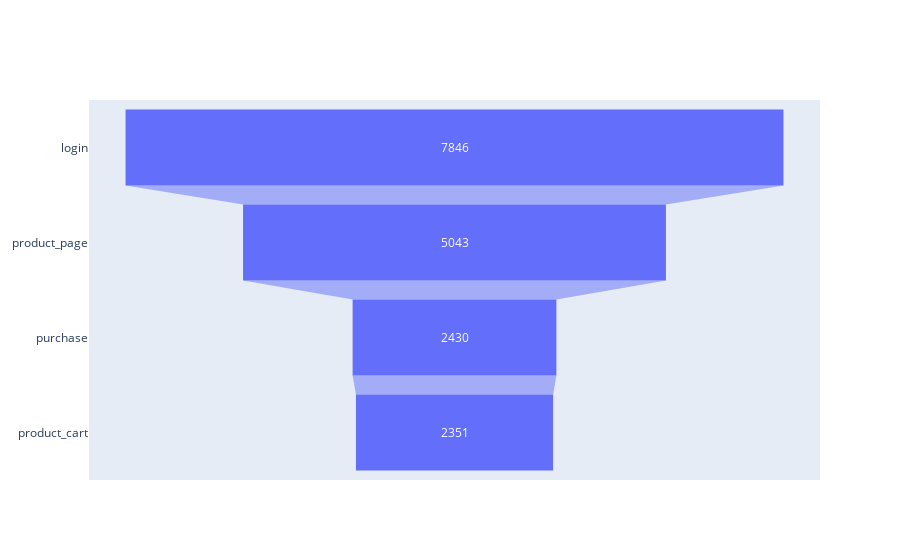

Source (notebook cell):
### Code cell
# Trazamos embudo de las etapas, usuarios del grupo A

print('Embudo de cantidad de eventos registrados (A):')

events_funnel_A = events_df[events_df['group'] == 'A'].groupby('event_name')['user_id'].count().sort_values(ascending = False)
events_funnel_A = events_funnel_A.reset_index()
events_funnel_A = events_funnel_A.rename(columns = {'user_id':'total_events'}) 

# events_funnel

fig_events_funnel_A = go.Figure(
    go.Funnel(
        y = events_funnel_A['event_name'],
        x = events_funnel_A['total_events']
    )
)

fig_events_funnel_A.show()

### Figure 1 — Plotly figure (JSON) as saved in the notebook; plotly's stock layout.template omitted (floating-point values rounded to 4 significant figures)
{"data": [{"type": "funnel", "x": [7846, 5043, 2430, 2351], "y": ["login", "product_page", "purchase", "product_cart"]}], "layout": {}}
